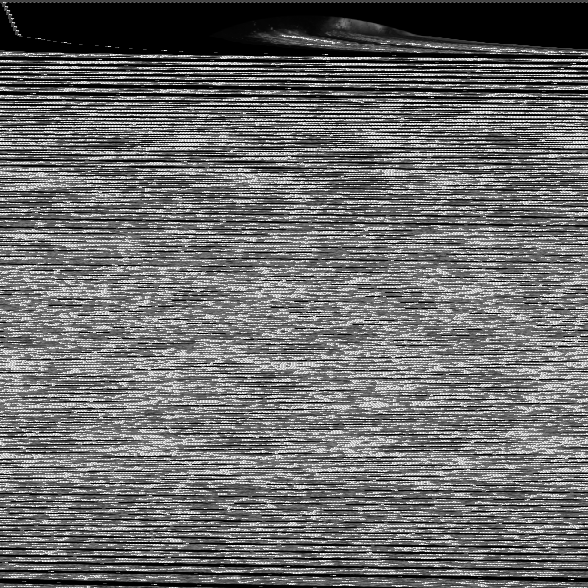
#> input picture coraltest.pgm, 588 x 588 px
$ python sobel.py   (older library calls are emulated)
#> lines starting #> are read from the running program, lines starting #| are printed output that depends on the picture; after the words box and inside, x2 and y2 are one past the last pixel; in counts of white or black regions, pixels touching at a corner belong together
#> further down, image is the input picture: shape (588, 588); min 0, max 239, mean 105.7
#sobel edge detection

import cv2
import numpy as np


def sobel_edge_detection(image):
    gray = image

    # blur
    blurred = cv2.GaussianBlur(gray, (5,5), 3)
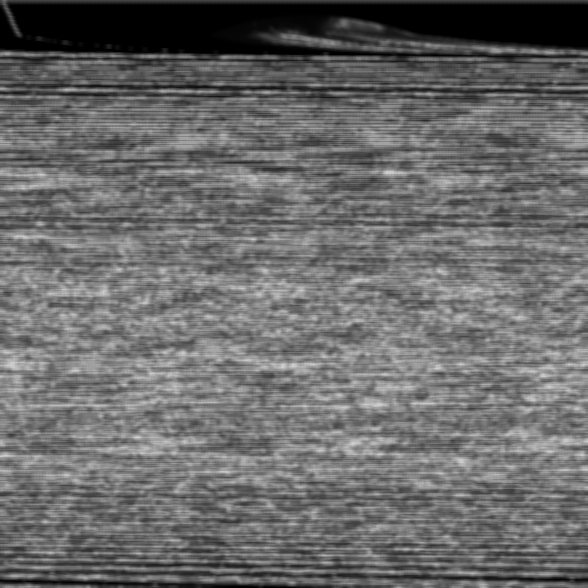
#> blurred: shape (588, 588); min 0, max 209, mean 105.7
    #binary thresholding
    _, binary = cv2.threshold(blurred, 70, 255, cv2.THRESH_BINARY)
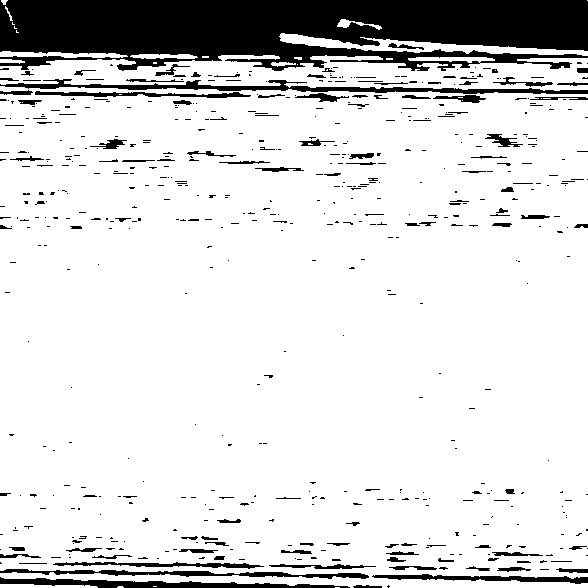
#> binary: shape (588, 588); 85.7% white; 563 black regions (445 under 20 px), largest, box (x1, y1, x2, y2) and area: (0, 0, 588, 71) 32864, (0, 79, 588, 94) 2585, (0, 577, 350, 588) 1762
    cv2.imshow("Preprocessed", binary)
    cv2.waitKey(0)
    cv2.destroyAllWindows()


    # sobel operators
    grad_x = cv2.Sobel(binary, cv2.CV_64F, 1, 0, ksize=3)
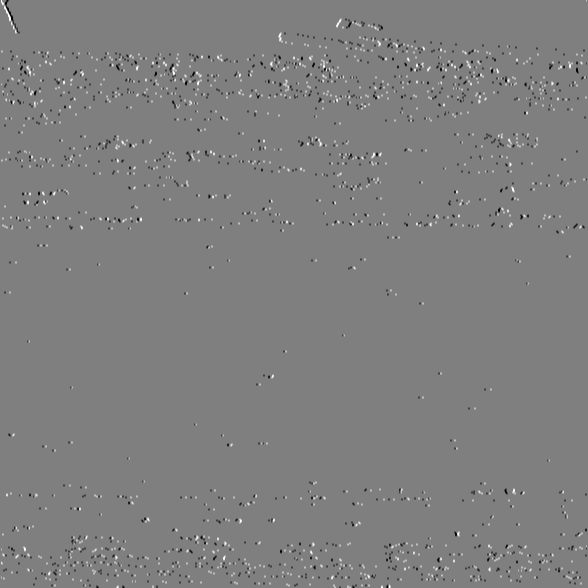
#> grad_x: shape (588, 588) float64; min -1020, max 1020, mean 0; drawn with min black and max white
    grad_y = cv2.Sobel(binary, cv2.CV_64F, 0, 1, ksize=3)
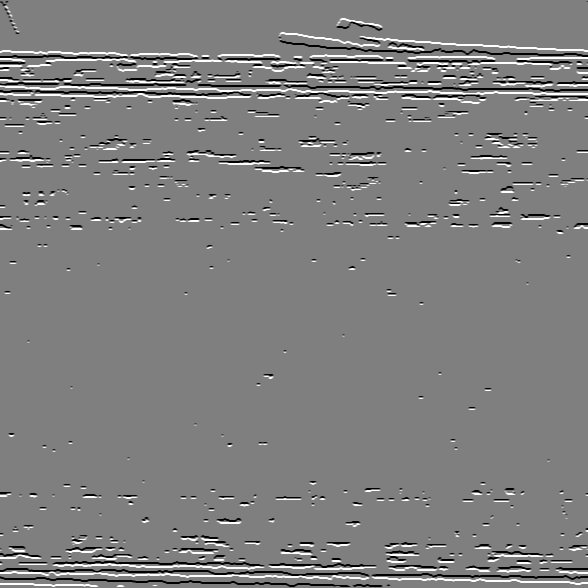
#> grad_y: shape (588, 588) float64; min -1020, max 1020, mean 1.8; drawn with min black and max white


    # graident magnitude and direction
    magnitude = cv2.magnitude(grad_x, grad_y)
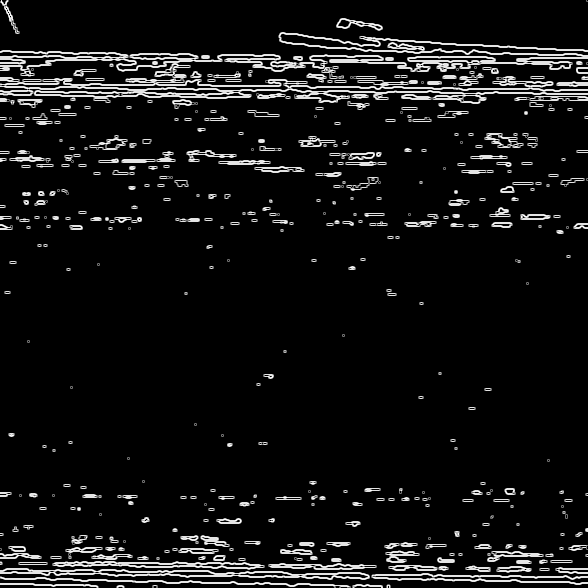
#> magnitude: shape (588, 588) float64; min 0, max 1140.4, mean 84; drawn with min black and max white
    direction = cv2.phase(grad_x, grad_y, angleInDegrees=True)
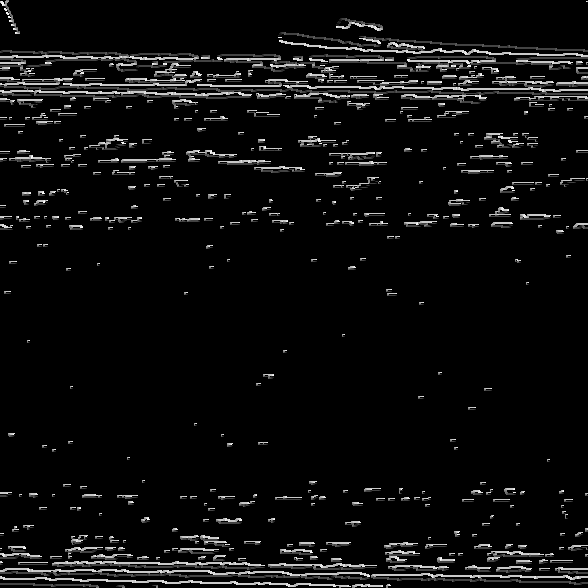
#> direction: shape (588, 588) float64; min 0, max 341.6, mean 16.9; drawn with min black and max white

    # normalize magnitude
    magnitude = cv2.normalize(magnitude, None, 0, 255, cv2.NORM_MINMAX, cv2.CV_8U)

    return magnitude, direction

if __name__ == "__main__":
    image = cv2.imread("coraltest.pgm", cv2.IMREAD_UNCHANGED)
    if image is None:
        print("Error: Could not load image.pgm")
        exit(1)


    magnitude, direction = sobel_edge_detection(image)


    cv2.imshow("Magnitude", magnitude)
    cv2.imshow("Direction", direction)
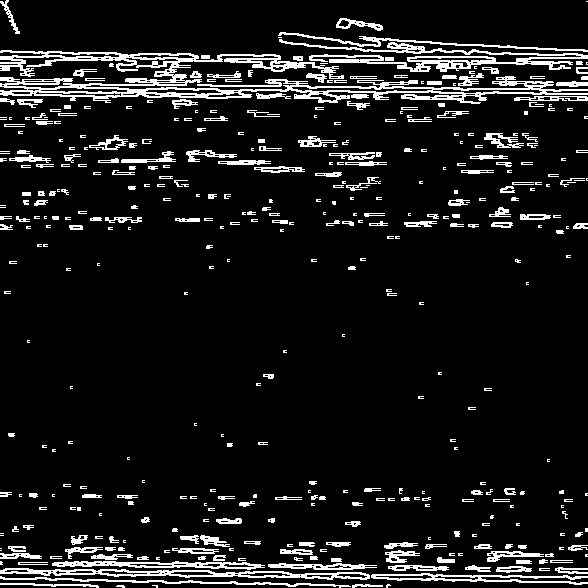
#> window 'Direction': shape (588, 588); 9.4% white in thin lines or dots
    cv2.waitKey(0)
    cv2.destroyAllWindows()

$ run again, with image.pgm copied over coraltest.pgm
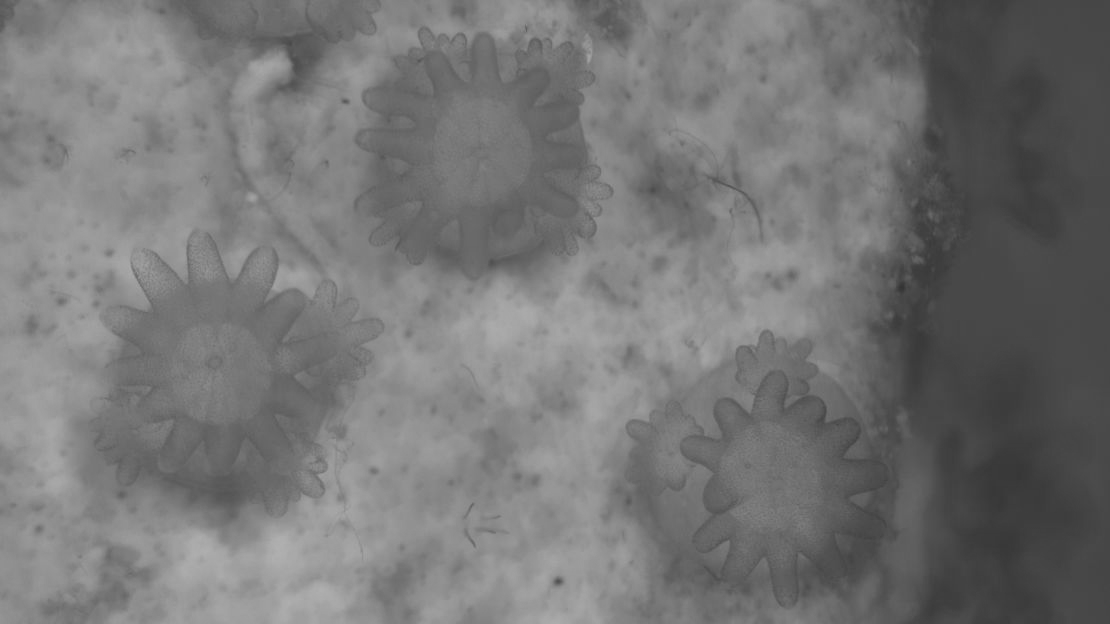
#> input picture image.pgm, 1110 x 624 px
#> image is the input picture: shape (624, 1110); min 51, max 176, mean 117.4
#> in sobel_edge_detection, `_, binary = cv2.threshold(blurred, 70, 255, cv2.THRESH_BINARY)`:
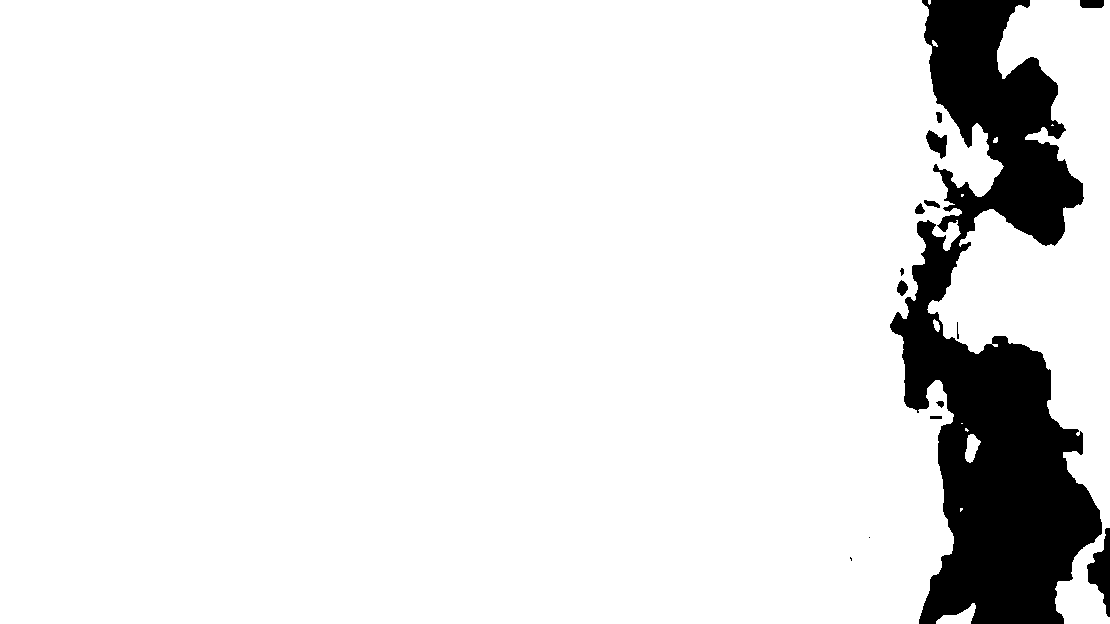
#> binary: shape (624, 1110); 90.6% white; 14 black regions (2 under 20 px), largest, box (x1, y1, x2, y2) and area: (890, 0, 1102, 624) 62807, (1087, 528, 1110, 617) 994, (926, 130, 947, 159) 356
#> `cv2.imshow("Direction", direction)`:
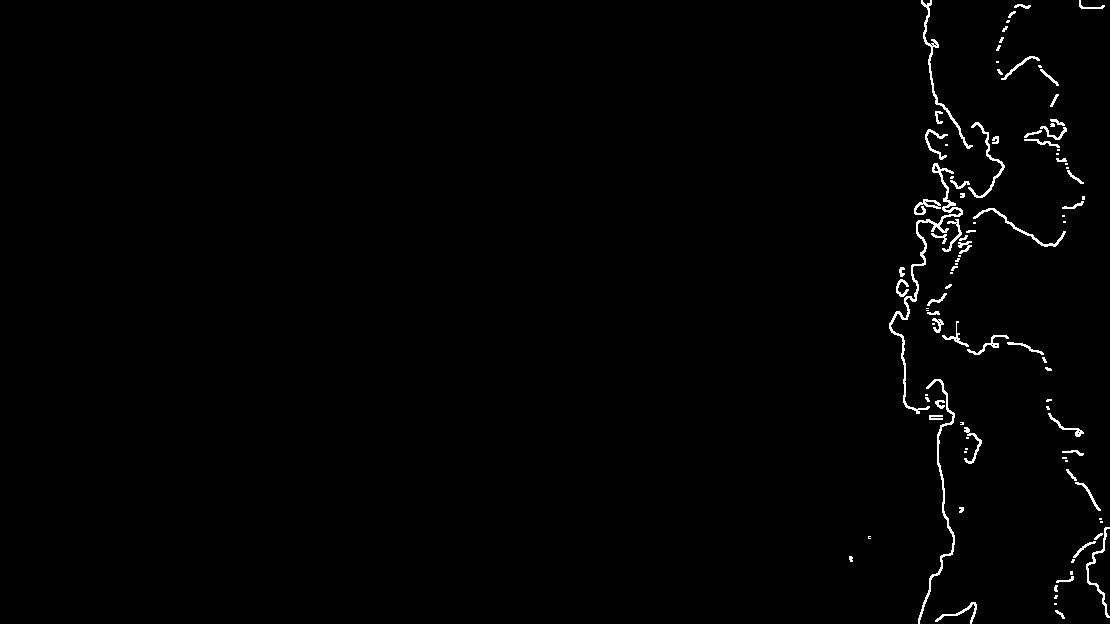
#> window 'Direction': shape (624, 1110); 1% white in thin lines or dots, all inside (x1, y1, x2, y2) = (849, 0, 1110, 624)
